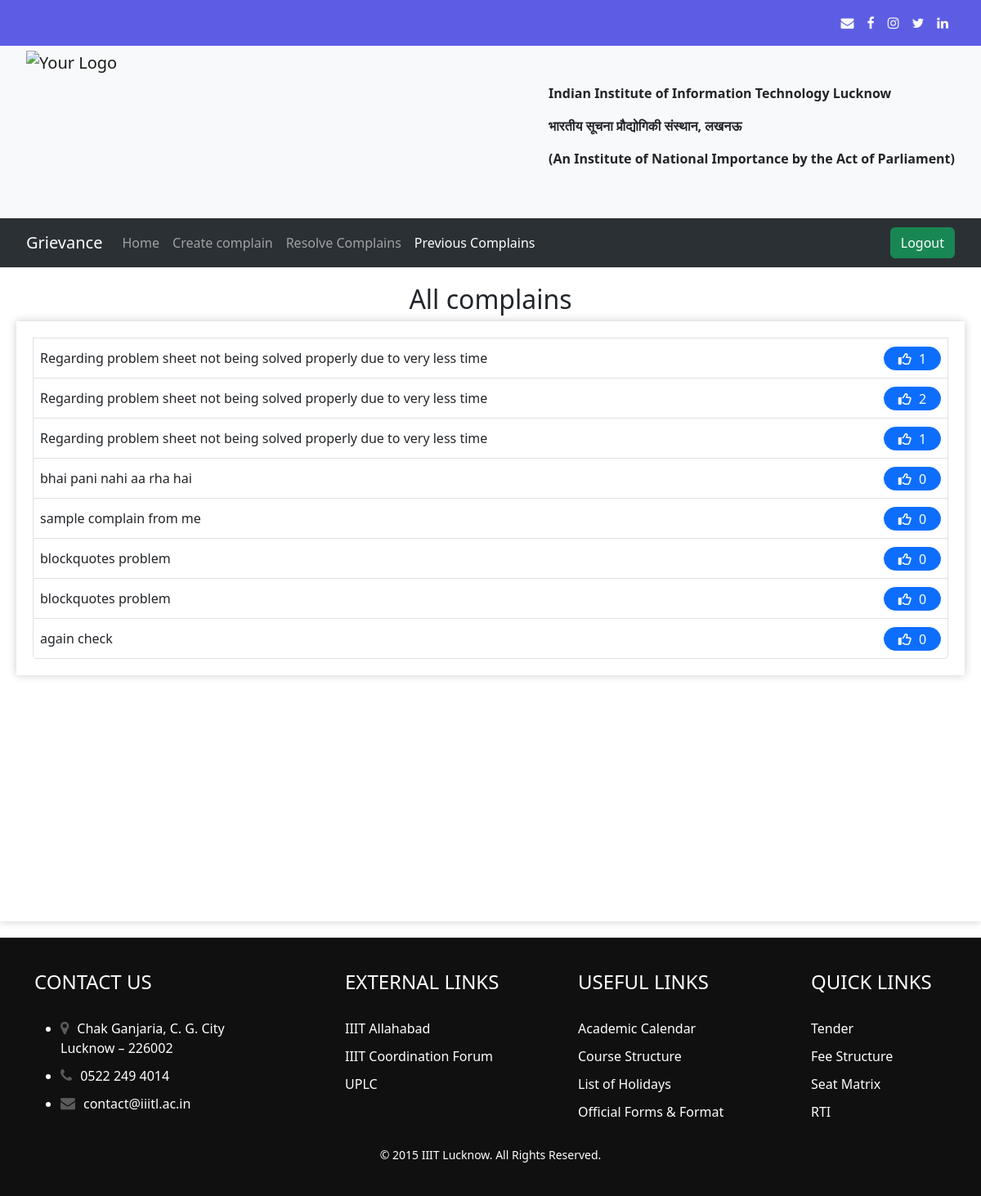
The page /allcomplain (signed in) on the database its author committed.
### complainapp/models.py (models this page shows, shortened)
class Complain(models.Model):
    id = models.AutoField
    heading = models.CharField(max_length=300)
    description = models.TextField()
    registered_by = models.ForeignKey(Profile, on_delete=models.CASCADE)
    registered_to = models.ForeignKey('Designation', on_delete=models.CASCADE)
    registered_date = models.DateField(default=now, db_index=True)
    response_date = models.DateField(default=datetime.utcnow() + timedelta(days=1))
    completed = models.BooleanField(default=False)
    likes = models.ManyToManyField(User,related_name="postlike", blank=True)

### complainapp/views.py (the view)
# urls.py: path('allcomplain', views.allcomplain, name = "allcomplain"),
def allcomplain(request):
    allcomplain = Complain.objects.all()
    return render(request,'complainapp/allcomplains.html',{'allcomplain':allcomplain})

### complainapp/context_processors.py (called while the page is built)
def has_designation(request):
    user = request.user
    if user.is_superuser:
        return {'has_designation': True}
    has_designation = False
    if user.is_authenticated:
        has_designation = Profile.objects.get(user=user).designation_holder.exists()
    return {'has_designation': has_designation}

### complainapp/templatetags/urlactive.py (called while the page is built)
@register.simple_tag(takes_context=True)
def navactive(context, url):
    if context['request'].path == reverse(url):
        return 'active'
    return ''

### templates/complainapp/allcomplains.html (shortened to what this page needs)
{% extends 'complainapp/basic.html' %}
{% load static %}
{% block body %}
<div class="content-enclosure">
    <h2 class='text-center'>All complains</h2>
    <div class="complains1" style="min-height:200px">
        <div class="list-group complain-list" style="border-radius:0px 0px 5px 5px">
            {% for complain in allcomplain %}
            <a class="list-group-item complain-class d-inline-flex" aria-current="true" style="display:inline-block;">
                <div class="complain-subject my-1 p-2">{{ complain.heading }}</div>
                <form action="{% url 'postlike' %}" method="POST" style="margin-left:auto;display:flex;"> {% csrf_token %}
                    <div class="cwrapper">
                        {% if user not in complain.likes.all %}
                        <button type="submit" class="btn-like like m-2"><i class="far fa-thumbs-up liking"></i> <span class="like-count">{{ complain.likes.all.count }}</span> </button>
                        {% else %}
                        <button type="submit" class="btn-like unlike m-2"><i class="fas fa-thumbs-up liking"></i> <span class="like-count">{{ complain.likes.all.count }}</span> </button>
                        {% endif %}
                    </div>
                </form>
            </a>
            {% endfor %}
        </div>
    </div>
</div>
{% endblock body %}

### static/css/complainapp/basic.css (style rules this page uses)
.complains1 { background-color: #fff; padding: 20px; width: 100%; max-width: 100%; min-height: 100vh; box-shadow: 0 0 10px rgba(0, 0, 0, 0.2); margin-bottom: 20px; }

### templates/complainapp/allcomplains.html (style rules this page uses)
.btn-like { border-radius: 15px; padding-block: 3px; padding-inline: 9px; border: 1px solid #0D6EFD; transition: all 0.2s ease; line-height: initial; background-color: #0D6EFD; color: white; min-width: 70px; display:block; height: 29px; }
.liking { color: white;; }
.like-count { margin-left:5px; }
.cwrapper { display: flex; align-items: center; }
.complain-subject { display:flex; }
.list-group-item { padding: 0!important; }

### rows shown on the page
Complain: heading "Regarding problem sheet not being solved properly due to very less time", likes.all.count "1"
Complain: heading "Regarding problem sheet not being solved properly due to very less time", likes.all.count "2"
Complain: heading "Regarding problem sheet not being solved properly due to very less time", likes.all.count "1"
Complain: heading "bhai pani nahi aa rha hai", likes.all.count "0"
Complain: heading "sample complain from me", likes.all.count "0"
Complain: heading "blockquotes problem", likes.all.count "0"
Complain: heading "blockquotes problem", likes.all.count "0"
Complain: heading "again check", likes.all.count "0"
